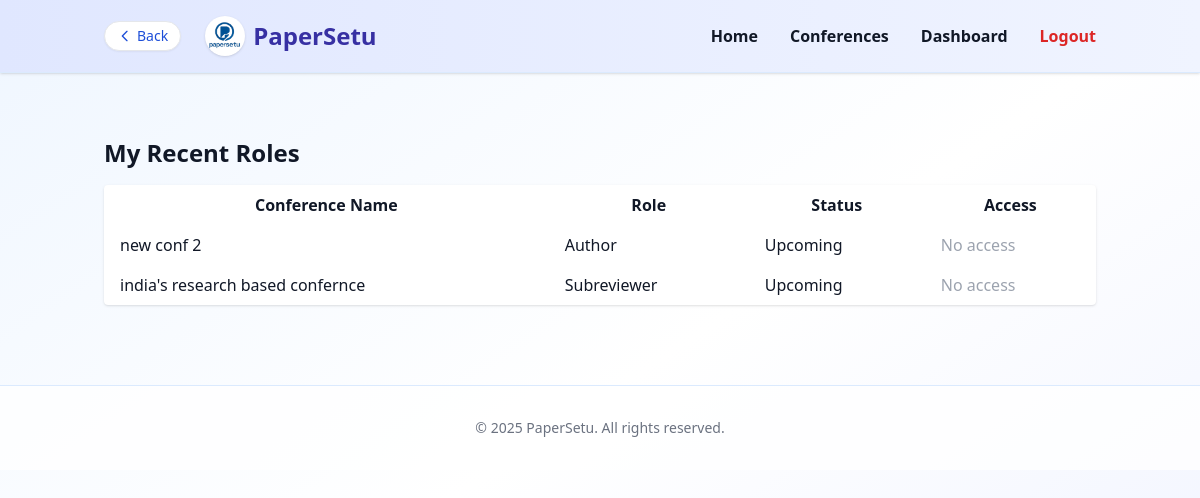
Screenshot of /dashboard/view-roles/ (signed in) with the database file from the repository.
### conference/models.py (models this page shows, shortened)
class UserConferenceRole(models.Model):
    user = models.ForeignKey(User, on_delete=models.CASCADE)
    conference = models.ForeignKey(Conference, on_delete=models.CASCADE)
    role = models.CharField(max_length=15, choices=[
        ('chair', 'Chair'),
        ('author', 'Author'),
        ('reviewer', 'Reviewer'),
        ('pc_member', 'PC Member'),
        ('subreviewer', 'Subreviewer'),
    ])
    track = models.ForeignKey('Track', on_delete=models.SET_NULL, null=True, blank=True, related_name='user_roles')
    joined_at = models.DateTimeField(auto_now_add=True)
    class Meta:
        unique_together = ('user', 'conference', 'role')

class Conference(models.Model):
    name = models.CharField(max_length=255)
    acronym = models.CharField(max_length=50, blank=True)
    web_page = models.URLField(blank=True)
    venue = models.CharField(max_length=255, blank=True)
    city = models.CharField(max_length=100, blank=True)
    country = models.CharField(max_length=100, blank=True)
    estimated_submissions = models.IntegerField(null=True, blank=True)
    start_date = models.DateField()
    end_date = models.DateField()
    primary_area = models.CharField(max_length=50, choices=AREA_CHOICES, default='AI')
    secondary_area = models.CharField(max_length=50, choices=AREA_CHOICES, default='AI')
    area_notes = models.TextField(blank=True)
    organizer = models.CharField(max_length=255, blank=True)
    organizer_web_page = models.URLField(blank=True)
    contact_phone = models.CharField(max_length=20, blank=True)
    role = models.CharField(max_length=100, blank=True)
    is_approved = models.BooleanField(default=False)
    requested_by = models.ForeignKey(User, on_delete=models.CASCADE, related_name='requested_conferences', null=True, blank=True)
    description = models.TextField(blank=True)
    chair = models.ForeignKey(User, on_delete=models.CASCADE, related_name='chaired_conferences')
    chair_name = models.CharField(max_length=255, blank=True, help_text="Conference chair's full name")
    chair_email = models.EmailField(blank=True, help_text="Conference chair's email address")
    status = models.CharField(max_length=20, choices=[('upcoming', 'Upcoming'), ('live', 'Live'), ('completed', 'Completed')], default='upcoming')
    invite_link = models.CharField(max_length=255, blank=True)
    created_at = models.DateTimeField(auto_now_add=True)
    paper_submission_deadline = models.DateField(null=True, blank=True)
    paper_format = models.CharField(max_length=10, choices=[('pdf', 'PDF'), ('docx', 'DOCX')], default='pdf')
    contact_email = models.EmailField(blank=True, help_text="Main contact email for the conference")
    registration_fee = models.DecimalField(max_digits=10, decimal_places=2, null=True, blank=True, help_text="Registration fee amount")
    theme_domain = models.CharField(max_length=255, blank=True, help_text="Conference theme or domain")
    blind_review = models.BooleanField(default=True)
    abstract_required = models.BooleanField(default=True)
    multiple_authors_allowed = models.BooleanField(default=True)
    submission_deadline = models.DateTimeField(null=True, blank=True, help_text="Final submission deadline")
    max_paper_length = models.IntegerField(default=10)
    allow_supplementary = models.BooleanField(default=False)
    reviewers_per_paper = models.IntegerField(default=3)
    review_deadline = models.DateTimeField(null=True, blank=True, help_text="Review submission deadline")
    paper_bidding_enabled = models.BooleanField(default=False, help_text="Enable paper bidding for reviewers")
    review_form_enabled = models.BooleanField(default=True)
    confidence_scores_enabled = models.BooleanField(default=True)
    allow_rebuttal_phase = models.BooleanField(default=False, help_text="Enable author rebuttal phase")
    rebuttal_deadline = models.DateTimeField(null=True, blank=True, help_text="Rebuttal submission deadline")
    rebuttal_word_limit = models.IntegerField(default=500, help_text="Word limit for rebuttals")
    decision_deadline = models.DateTimeField(null=True, blank=True, help_text="Final decision deadline")
    camera_ready_deadline = models.DateTimeField(null=True, blank=True, help_text="Camera-ready submission deadline")

### dashboard/views.py (the view)
# urls.py: path('view-roles/', views.view_roles, name='view_roles'),
@login_required
def view_roles(request):
    roles = UserConferenceRole.objects.filter(user=request.user).select_related('conference')
    return render(request, 'dashboard/view_roles.html', {'roles': roles})

### templates/dashboard/view_roles.html
{% extends 'dashboard/dashboard.html' %}
{% block content %}
<h1 class="text-2xl font-bold mb-4">My Recent Roles</h1>
<table class="min-w-full bg-white rounded shadow">
  <thead>
    <tr>
      <th class="px-4 py-2">Conference Name</th>
      <th class="px-4 py-2">Role</th>
      <th class="px-4 py-2">Status</th>
      <th class="px-4 py-2">Access</th>
    </tr>
  </thead>
  <tbody>
    {% for role in roles %}
    <tr>
      <td class="px-4 py-2">{{ role.conference.name }}</td>
      <td class="px-4 py-2">{{ role.role|title }}</td>
      <td class="px-4 py-2">{{ role.conference.status|title }}</td>
      <td class="px-4 py-2">
        {% if role.role == 'chair' %}
          <a href="{% url 'dashboard:conference_submissions' role.conference.id %}?role={{ role.role }}" class="text-blue-600 underline">Go</a>
        {% else %}
          <span class="text-gray-400">No access</span>
        {% endif %}
      </td>
    </tr>
    {% empty %}
    <tr><td colspan="4" class="text-center text-gray-500 py-4">No roles found.</td></tr>
    {% endfor %}
  </tbody>
</table>
{% endblock %}

### rows the page displays
UserConferenceRole: conference.name "new conf 2", role "Author", conference.status "Upcoming", shows "No access"
UserConferenceRole: conference.name "india's research based confernce", role "Subreviewer", conference.status "Upcoming", shows "No access"
